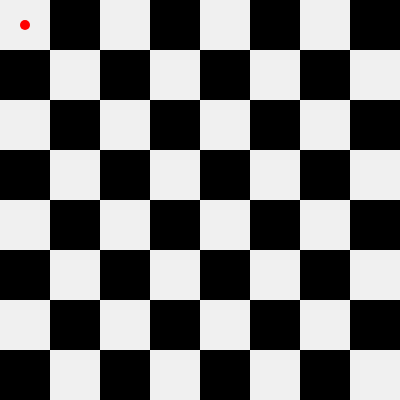
Frame 1 (no input)
Frame 60 (no input): identical to frame 1, image omitted
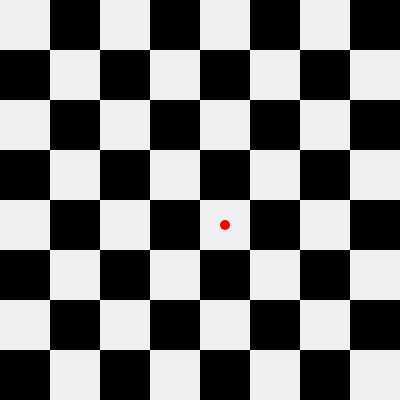
Frame 120 (the mouse pressed at the canvas centre since frame 60)

The p5.js sketch that drew these frames (run headless with seeded random() and noise() and a simulated clock; from frame 60 on, the mouse is pressed at the canvas centre):

// p5.js sketch
// ── sketch.js
var tileSize = 50;
var hvidebrikker = [];
var hvidebrikker2 = [];
var sortebrikker = [];
var sortebrikker2 = [];
var testbrikker = [];


function setup() {
    createCanvas(400, 400);
    for (var i = 0; i < 8; i++){
      hvidebrikker.push(new Brik(i, 0, true, ));
      hvidebrikker2.push(new Brik(i, 1, true));
      sortebrikker.push(new Brik(i, 7, true));
      sortebrikker2.push(new Brik(i, 6, true));
    }
}

function draw() {
    background(100);
    spilleplade();
    mouse();
    // for (var i = 0; i < hvidebrikker.length; i++){
    //   isWhite = true;
    //   hvidebrikker[i].render();
    //   hvidebrikker2[i].render();
    // }

    // for (var i = 0; i < sortebrikker.length; i++){
    //   isWhite = false;
    //   sortebrikker[i].render();
    //   sortebrikker2[i].render();
    // }
}

function spilleplade(){
        for (var i = 0; i < 8; i++) {
          for (var j = 0; j < 8; j++) {
            if ((i + j) % 2 == 1) {
              fill(0);
            } else {
              fill(240);
            }
            noStroke();
            rect(i * tileSize, j * tileSize, tileSize, tileSize);
          }
        }
}

function mouseClicked(){
  console.log(Math.round(map(mouseX, 0, 400, 0, 7)), Math.round(map(mouseY, 0, 400, 0, 7)));
}

function mouse(){
  let coordmouseX = map(mouseX, 0, 400, 0, 7);
    let coordmouseY = map(mouseY, 0, 400, 0, 7);
    let matmouseX = Math.round(coordmouseX);
    let matmouseY = Math.round(coordmouseY);
    fill(255, 0, 0);
    circle((matmouseX * tileSize) + tileSize / 2 , (matmouseY * tileSize) + tileSize / 2, 10);
}
// ── brik.js
class Brik {
    constructor(x, y, isWhite, letter){
        this.matrixPos = createVector(x, y);
        this.pixelPos = createVector(x * tileSize + tileSize / 2, y* tileSize + tileSize / 2);
        this.letter = letter;
    }

    // show(){
    //     Text(this.letter, this.pixelPos.x, this.pixelPos.y);
    // }
    render() {
        if(isWhite == true) {
            fill(255, 0 , 0);
        } else {
            fill(0, 204, 255);
        }
        if(isWhite == true) {
            circle(this.pixelPos.x, this.pixelPos.y, 30);
        
        } else {
            circle(this.pixelPos.x, this.pixelPos.y, 30);
        }
        
        
    }
}

class Konge extends Brik {
    constructor(x, y, isWhite, letter){
        this.letter = "K";
    }  
}
// ── bræt.js
class Bræt {
    constructor(){
        this.hvideBrikker = [];
        this.sorteBrikker = [];
        this.setupPieces();
    }


setupPieces(){
    this.hvidebrikker.push(new Konge(5, 5, true));
}
}
// ── test.js
var squareSize = 50;


function setup() {
    createCanvas(400, 400);

}


function draw() {
    background(100);
    let coordmouseX = map(mouseX, 0, 400, 0, 7);
    let coordmouseY = map(mouseY, 0, 400, 0, 7);
    let matmouseX = Math.round(coordmouseX);
    let matmouseY = Math.round(coordmouseY);
    circle((matmouseX * squareSize) + squareSize / 2 , (matmouseY * squareSize) + squareSize / 2, 30);
}
